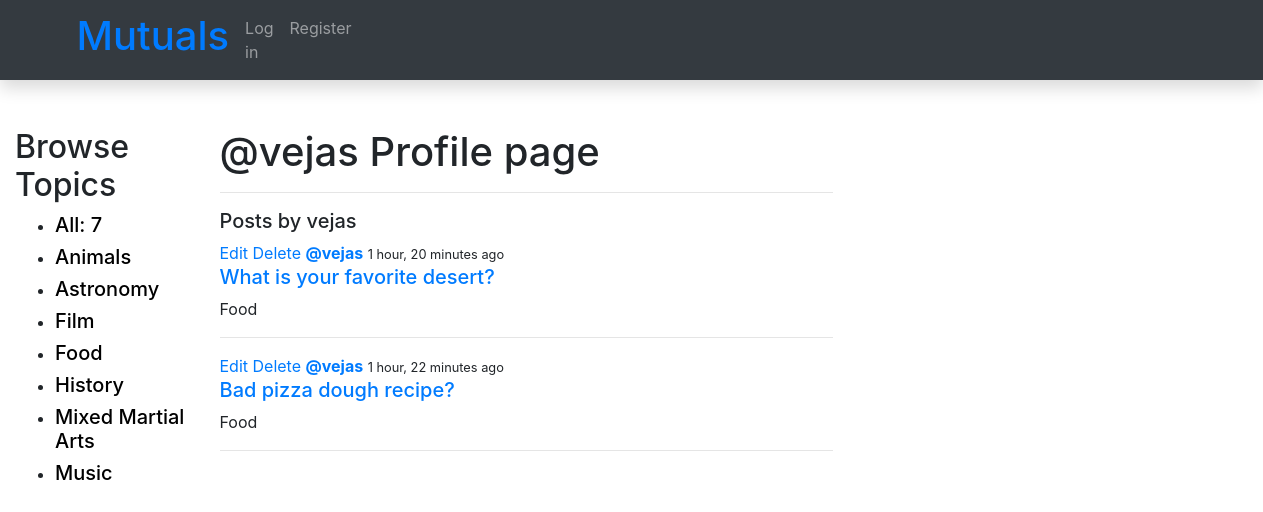
Screenshot of /profile/3/ with the database file from the repository.
### library/models.py (models this page shows, shortened)
class Interest(models.Model):
    name = models.CharField('Interest name', max_length=100)
    description = HTMLField()
    def __str__(self):
        return self.name
    class Meta:
        ordering = ['name']

class Post(models.Model):
    post_name = models.CharField('Post name', max_length=100)
    description = HTMLField()
    updated = models.DateTimeField(auto_now=True)
    created = models.DateTimeField(auto_now_add=True)
    interest_tag = models.ManyToManyField(Interest, related_name='interest_tag')
    post_host = models.ForeignKey(User, on_delete=models.SET_NULL, null=True)
    class Meta:
        ordering = ['-updated', 'created']

### library/views.py (the view)
# urls.py: path('profile/<str:pk>/', views.userProfile, name="user-profile"),
def userProfile(request, pk):
    user = User.objects.get(id=pk)
    userprof, created = SiteUser.objects.get_or_create(page_user=user)
    posts = user.post_set.all()
    post_comments = user.comment_set.all()
    interests = Interest.objects.all()
    context = {
        'user': user,
        'userprof': userprof,
        'posts': posts,
        'post_comments': post_comments,
        'interests': interests
    }
    return render(request, 'library/profile.html', context)

### library/templates/library/profile.html (shortened to what this page needs)
{% extends 'main.html' %}
{% load static %}
{% block content %}
<div class="profile-container">
    <div>
        {% include 'library/topics_component.html'  %}
    </div>
        <div>
        <h1>@{{user}} Profile page</h1>
        <hr>
        <h5>Posts by {{user}}</h5>
        {% include 'library/feed_component.html'  %}
        </div>
</div>
{% endblock content %}

### library/templates/library/topics_component.html (shortened to what this page needs)
<div class="topics">
  <div class="topics__header">
    <h2>Browse Topics</h2>
  </div>
  <ul class="topics__list">
    <li>
      <h5><a style="color:black" href="{% url 'home' %}" class="active">All: <span>{{interests.count}}</span></a></h5>
    </li>
      {% for a in interests %}
    <li>
      <h5><a style="color:black" href="{% url 'home' %}?q={{ a.name }}">{{a.name}}</a></h5>
      {% endfor %}
  </ul>
</div>

### library/templates/library/feed_component.html
{% for a in posts %}
    <div>
        {% if user == a.post_host %}
        <a href="{% url 'update-post' a.id %}">Edit</a>
        <a href="{% url 'delete-post' a.id %}">Delete</a>
        {% endif %}
        {% if a.post_host.id %}
        <a href="{% url 'user-profile' a.post_host.id %}"><strong>@{{a.post_host}}</strong></a>
        {% endif %}
        <small>{{ a.updated |timesince}} ago </small>
        <h5><a href="{% url 'topic' a.id %}">{{a.post_name}}</a></h5>
        {% for i in a.interest_tag.all %}
        <p>{{i}}</p>
        {% endfor %}
        <hr>
    </div>
{% endfor %}

### library/templates/library/profile.html (style rules this page uses)
.profile-container { display: grid; grid-template-columns: 1fr 3fr 1fr; }

### rows the page displays
Interest: name "Animals"
Interest: name "Astronomy"
Interest: name "Film"
Interest: name "Food"
Interest: name "History"
Interest: name "Mixed Martial Arts"
Interest: name "Music"
Post: shows "Edit", post_host "vejas", updated "1 hour, 20 minutes", post_name "What is your favorite desert?"
Post: shows "Edit", post_host "vejas", updated "1 hour, 22 minutes", post_name "Bad pizza dough recipe?"

### other values shown
{{ interests.count }} "7"
{{ user }} "vejas"
